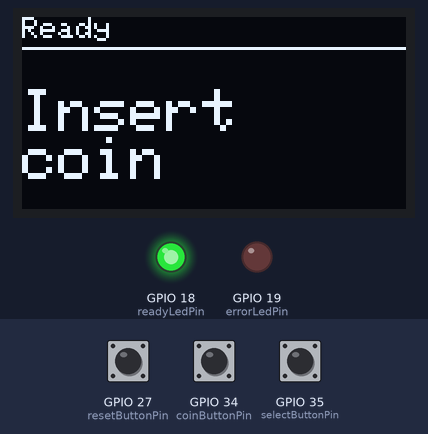
Simulated run of this program. Board: ESP32. Shown: 128×64 one-colour display, output pins drawn as LEDs (lit = HIGH). Dashed ring = blinking. Inputs (shaded band) come from the test bench; at power-on: GPIO 34 (coinButtonPin) HIGH, GPIO 35 (selectButtonPin) HIGH, GPIO 27 (resetButtonPin) HIGH. What the program prints to the serial monitor is not drawn.

Above: at 1.2 s.
1.3 s: GPIO 34 (coinButtonPin) pulled LOW for 0.15 s
At 2.1 s:
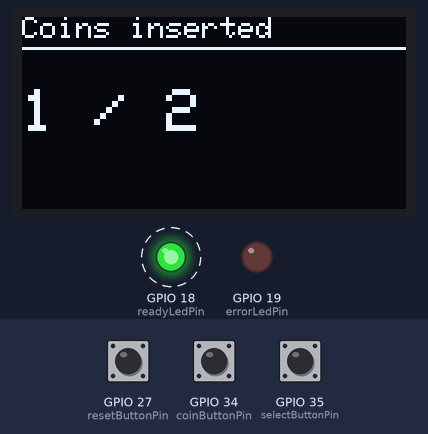
4.3 s: GPIO 34 (coinButtonPin) pulled LOW for 1 s
At 4.62 s:
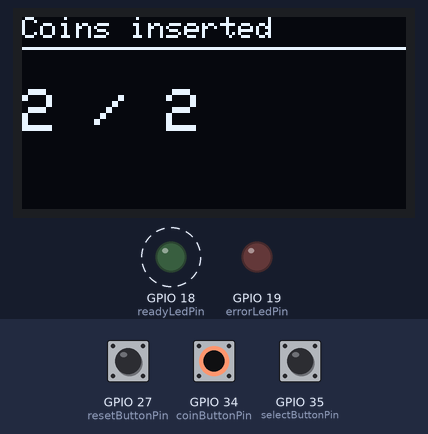
6.8 s: GPIO 35 (selectButtonPin) pulled LOW for 0.15 s
At 8.0 s:
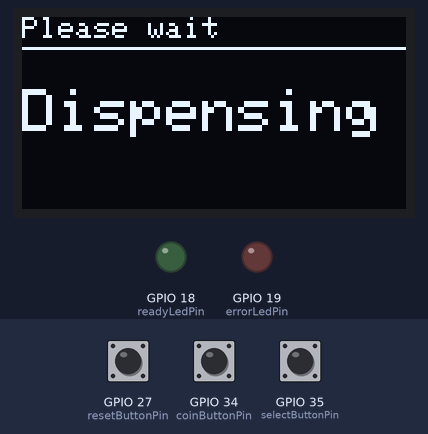
9.9 s: GPIO 34 (coinButtonPin) pulled LOW for 3.2 s
At 10.7 s:
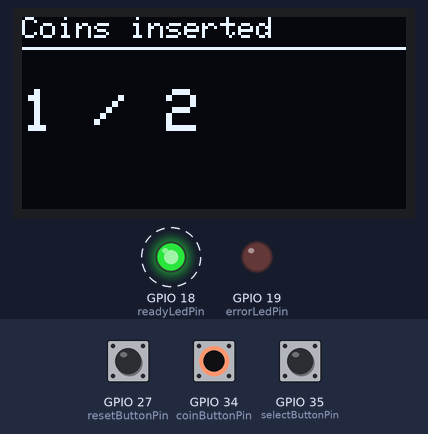
17.1 s: GPIO 34 (coinButtonPin) pulsed LOW 5 times (0.12 s each, 0.3 s apart)
At 18.9 s:
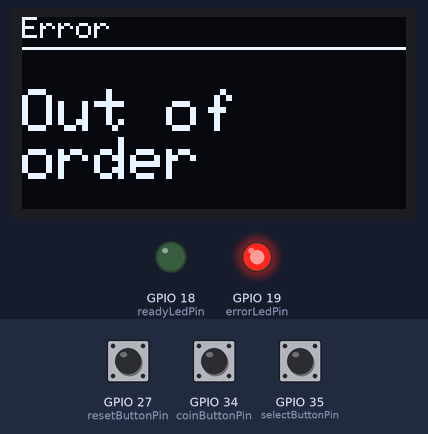
Timing chart, 0 to 20.4 s (numbered marks = the images above; inputs shaded):
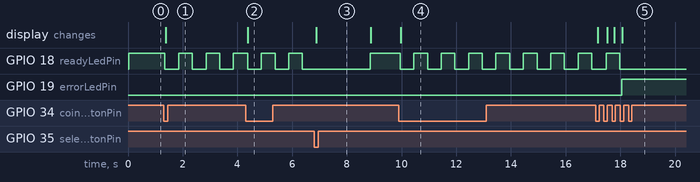

The program:

main.cpp
```cpp
#include <Arduino.h>
#include <Wire.h>
#include <Adafruit_GFX.h>
#include <Adafruit_SSD1306.h>

constexpr uint8_t coinButtonPin = 34;
constexpr uint8_t selectButtonPin = 35;
constexpr uint8_t resetButtonPin = 27;
constexpr uint8_t errorLedPin = 19;
constexpr uint8_t readyLedPin = 18;

constexpr uint8_t screenWidth = 128;
constexpr uint8_t screenHeight = 64;
constexpr uint8_t oledAddress = 0x3C;

constexpr uint8_t requiredCoins = 2; // price of an item
constexpr uint8_t maxCoins = 5;      // more coins jam the machine

// timing constants in ms
constexpr uint32_t blinkInterval = 500;
constexpr uint32_t dispenseDuration = 2000;
constexpr uint8_t buttonDebounceDelay = 50;

enum class VendingState
{
  Idle,
  CoinInserted,
  Dispensing,
  OutOfOrder,
};

enum class VendingEvent
{
  CoinDetected,
  ItemSelected,
  Reset,
  TimerExpired,
};

struct Button
{
  uint8_t pin;
  bool lastState;
  bool lastStableState;
  uint32_t lastChangeTime;
};

Button coinButton = {coinButtonPin, HIGH, HIGH, 0};
Button selectButton = {selectButtonPin, HIGH, HIGH, 0};
Button resetButton = {resetButtonPin, HIGH, HIGH, 0};

Adafruit_SSD1306 display(screenWidth, screenHeight, &Wire, -1);

void enterState(VendingState newState);
void handleEvent(VendingEvent event);

VendingState currentState = VendingState::Idle;
uint8_t coinCounter = 0;

uint32_t timerStartTime = 0;
uint32_t timerDuration = 0;
bool timerRunning = false;

// ---------- helpers (same as in "FSM Vending Machine") ----------

bool buttonPressed(Button &button)
{
  bool pressed = false;
  bool currentState = digitalRead(button.pin);

  if (currentState != button.lastState)
  {
    button.lastChangeTime = millis();
  }

  if (millis() - button.lastChangeTime >= buttonDebounceDelay)
  {
    if (currentState == LOW && button.lastStableState == HIGH)
    {
      pressed = true;
    }
    button.lastStableState = currentState;
  }

  button.lastState = currentState;
  return pressed;
}

void startTimer(uint32_t duration)
{
  timerStartTime = millis();
  timerDuration = duration;
  timerRunning = true;
}

void stopTimer()
{
  timerRunning = false;
}

bool timerExpired()
{
  return timerRunning && millis() - timerStartTime >= timerDuration;
}

// ---------- display ----------

// Show a small title and a big text. Called only when something changes,
// never on every loop() run – a full redraw sends 1 KB over I2C.
void showScreen(String title, String text)
{
  display.clearDisplay();
  display.setTextColor(SSD1306_WHITE);

  display.setTextSize(1);
  display.setCursor(0, 0);
  display.println(title);
  display.drawLine(0, 10, screenWidth, 10, SSD1306_WHITE);

  display.setTextSize(2);
  display.setCursor(0, 24);
  display.println(text);

  display.display();
}

void showCoins()
{
  showScreen("Coins inserted", String(coinCounter) + " / " + String(requiredCoins));
}

// ---------- setup & loop ----------

void setup()
{
  Serial.begin(115200);
  pinMode(coinButtonPin, INPUT);
  pinMode(selectButtonPin, INPUT);
  pinMode(resetButtonPin, INPUT);
  pinMode(errorLedPin, OUTPUT);
  pinMode(readyLedPin, OUTPUT);

  if (!display.begin(SSD1306_SWITCHCAPVCC, oledAddress))
  {
    Serial.println("SSD1306 not found – check wiring and address!");
  }

  Serial.println("Vending Machine Ready");
  enterState(VendingState::Idle);
}

void loop()
{
  // loop() only generates events – the state machine decides what they mean
  if (buttonPressed(coinButton))
  {
    handleEvent(VendingEvent::CoinDetected);
  }

  if (buttonPressed(selectButton))
  {
    handleEvent(VendingEvent::ItemSelected);
  }

  if (buttonPressed(resetButton))
  {
    handleEvent(VendingEvent::Reset);
  }

  if (timerExpired())
  {
    handleEvent(VendingEvent::TimerExpired);
  }
}

// ---------- state machine ----------

void addCoin()
{
  coinCounter++;
  Serial.printf("Total coins: %d\r\n", coinCounter);
}

void handleEvent(VendingEvent event)
{
  switch (currentState)
  {
  case VendingState::Idle:
    if (event == VendingEvent::CoinDetected)
    {
      addCoin();
      enterState(VendingState::CoinInserted);
    }
    break;

  case VendingState::CoinInserted:
    if (event == VendingEvent::CoinDetected)
    {
      addCoin();
      if (coinCounter >= maxCoins)
      {
        enterState(VendingState::OutOfOrder);
      }
      else
      {
        showCoins(); // internal transition: only the coin count changed
      }
    }
    else if (event == VendingEvent::ItemSelected)
    {
      if (coinCounter >= requiredCoins)
      {
        enterState(VendingState::Dispensing);
      }
      else
      {
        Serial.println("Not enough coins.");
      }
    }
    else if (event == VendingEvent::TimerExpired)
    {
      digitalWrite(readyLedPin, !digitalRead(readyLedPin));
      startTimer(blinkInterval);
    }
    break;

  case VendingState::Dispensing:
    if (event == VendingEvent::TimerExpired)
    {
      Serial.println("Item dispensed.");
      enterState(VendingState::Idle);
    }
    break;

  case VendingState::OutOfOrder:
    if (event == VendingEvent::Reset)
    {
      enterState(VendingState::Idle);
    }
    break;
  }
}

// Entry actions: LEDs, timer and the screen of each state.
void enterState(VendingState newState)
{
  currentState = newState;

  switch (currentState)
  {
  case VendingState::Idle:
    Serial.println("State: Idle");
    digitalWrite(readyLedPin, HIGH);
    digitalWrite(errorLedPin, LOW);
    coinCounter = 0;
    stopTimer();
    showScreen("Ready", "Insert\ncoin");
    break;

  case VendingState::CoinInserted:
    Serial.println("State: CoinInserted");
    digitalWrite(readyLedPin, LOW);
    digitalWrite(errorLedPin, LOW);
    startTimer(blinkInterval);
    showCoins();
    break;

  case VendingState::Dispensing:
    Serial.println("State: Dispensing");
    digitalWrite(readyLedPin, LOW);
    digitalWrite(errorLedPin, LOW);
    startTimer(dispenseDuration);
    showScreen("Please wait", "Dispensing"); // 10 chars = max. per line at text size 2
    break;

  case VendingState::OutOfOrder:
    Serial.println("State: OutOfOrder");
    digitalWrite(readyLedPin, LOW);
    digitalWrite(errorLedPin, HIGH);
    stopTimer();
    showScreen("Error", "Out of\norder");
    break;
  }
}
```

Measured:
- after the input at 1.3 s, GPIO 18 (readyLedPin): alternates HIGH for 0.50 s and LOW for 0.50 s, starting after 0.05 s; the display: changes after 0.08 s (image 1)
- after the input at 4.3 s, the display: changes after 0.08 s (image 2)
- after the input at 6.8 s, the display: changes after 0.08 s (image 3)
- after the input at 9.9 s, GPIO 18 (readyLedPin): alternates HIGH for 0.50 s and LOW for 0.50 s, starting after 0.05 s; the display: changes after 0.08 s (image 4)
- after the input at 17.1 s, GPIO 18 (readyLedPin): goes on until 18.0 s, then stays LOW; GPIO 19 (errorLedPin): LOW → HIGH after 0.95 s; the display: first changes after 0.08 s (image 5 shows a later state)
